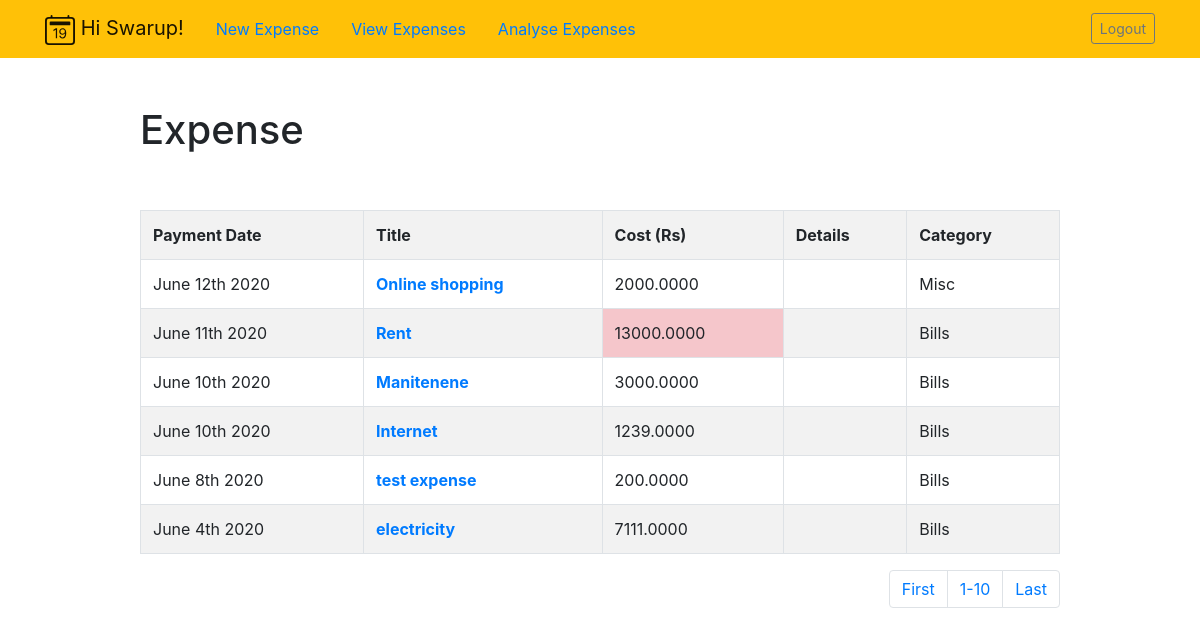
The app's page /expenses/current/ (signed in) with its own data.
### expenses/models.py (models this page shows, shortened)
class expense(models.Model):
    title = models.CharField(max_length=100)
    details = models.TextField(blank=True)
    value = models.DecimalField(max_digits=10, decimal_places=4, default =0)
    paymentdate = models.DateTimeField(null=True, blank = True)
    category = models.CharField(max_length=100)
    user = models.ForeignKey(User, on_delete=models.CASCADE)

### expenses/views.py (the view)
# urls.py: path('current/',views.currentexpenses,name = "currentexpenses"),
@login_required
def currentexpenses(request, pagination_k = 1, n=10):
    allexpenses = expense.objects.filter(user=request.user).order_by('-paymentdate')
    maxcount = allexpenses.count
    pagination_list = range(0, len(allexpenses),n)
    allexpenses = allexpenses[((pagination_k-1)*n):(pagination_k+n)]
    return render(request,'expenses/currentexpenses.html',{'expenses':allexpenses, 'pagei':pagination_list, 'n':n, 'maxcount':maxcount})

### expenses/templates/expenses/currentexpenses.html (shortened to what this page needs)
{% extends 'userdata/base.html' %}
{% block content %}
  <div class="row justify-content-center mt-5">
        <div class="col-md-10">
            {% if expenses %}
                 <h1> Expense{{ expenses.count|pluralize }}</h1>
            {% else %}
                           <h1>Expenses</h1>
            {% endif %}
        </div>
    </div>
    <div class="row justify-content-center mt-5">
        <div class="col-md-10">
        {% if expenses %}
            <div class="list-group">
                <table class="table table table-bordered table-striped">
                     <tr> <th> Payment Date </th> <th> Title </th> <th> Cost (Rs) </th>  <th> Details </th> <th> Category </th> </tr>
                        {% for expense in expenses %}
                                    <tr>
                                        <td>{{ expense.paymentdate|date:'F jS Y' }}</td>
                                        <th> <a href="{% url 'viewexpense' expense.id %}"> {{ expense.title|truncatechars:30 }} </a> </th>
                                        <td {% if expense.value >= 10000 %} class="table-danger" {% endif %}>{{ expense.value }}</td>
                                        <td>{{ expense.details|truncatechars:30 }}</td>
                                        <td>{{ expense.category }}</td>
                                    </tr>
                        {% endfor %}
                </table>
                {% if pagei %}
                    <nav aria-label="Page navigation example">
                      <ul class="pagination justify-content-end">
                        <li class="page-item">
                          <a class="page-link" href="{% url 'currentexpensespage' 1 %}" tabindex=" P ">First</a>
                        </li>
                          {% for i in pagei %}
                                  <li class="page-item"><a class="page-link" href="{% url 'currentexpensespage' i|add:1 %}"> {{ i|add:1 }}-{{ i|add:n }} </a></li>
                        {% endfor %}
                        <li class="page-item">
                          <a class="page-link" href="{% url 'currentexpensespage' maxcount %}">Last</a>
                        </li>
                      </ul>
                    </nav>
                </div>
            {% endif %}
        {% else %}
            <div class="text-center">
                <h2>Looks like you don't have any expense list!.</h2>
            <br>
            <a role="button" class="btn btn-primary" href="{% url 'createexpense'  %}">New Expense</a>
            </div>
        {% endif %}
        </div>
    </div>
{% endblock%}

### userdata/templates/userdata/base.html (shortened to what this page needs)
{% load static %}
<!doctype html>
<html lang="en">
<head>
    <link rel="stylesheet" href="https://stackpath.bootstrapcdn.com/bootstrap/4.4.1/css/bootstrap.min.css">
</head>
<body>
<nav  class="navbar navbar-expand-md navbar-light bg-warning">
<div class="container">
    <a class="navbar-brand" href="{% url 'home' %}">
    {% if user.is_authenticated %}
        <span> Hi {{ user.username }}!</span>
                <a class="nav-link" href="{% url 'createexpense' %}">New Expense</a>
                <a class="nav-link" href="{% url 'currentexpenses' %}">View Expenses</a>
               <a class="nav-link" href="{% url 'monthexpensepage' %}">Analyse Expenses</a>
    {% else %}
        <span>Home</span>
    {% endif %}
    </a>
    <div class="collapse navbar-collapse" id="navbarNav">
    <ul class="navbar-nav ml-auto">
        {% if user.is_authenticated %}
            <li class="nav-item">
                <form  method="POST" action="{% url 'logoutuser' %}">
                    <button class="btn btn-sm btn-outline-secondary" id="signOutBtn" type="submit">Logout</button>
                </form>
            </li>
        {% endif %}
    </ul>
 </div>
</div>
</nav>
<div class="container">
{% block content %}{% endblock %}
</div>
</body>
</html>

### records on screen
expense: paymentdate "June 12th 2020", title "Online shopping", value "2000.0000", category "Misc"
expense: paymentdate "June 11th 2020", title "Rent", value "13000.0000", category "Bills"
expense: paymentdate "June 10th 2020", title "Manitenene", value "3000.0000", category "Bills"
expense: paymentdate "June 10th 2020", title "Internet", value "1239.0000", category "Bills"
expense: paymentdate "June 8th 2020", title "test expense", value "200.0000", category "Bills"
expense: paymentdate "June 4th 2020", title "electricity", value "7111.0000", category "Bills"

### other values on screen
{{ user.username }} "Swarup"
{{ i|add:1 }} "1"
{{ i|add:n }} "10"
